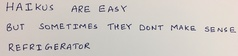
#> input picture HW5/HW5/images/03_haiku.jpg, 238 x 56 px, shrunk from 3753 x 880 before the run, given in place of cv_desk.png, which was not available
$ python HarryPotterize.py
#> lines starting #> are read from the running program, lines starting #| are printed output that depends on the picture; pictures that were not available may be replaced by others from this repository, and a replacement may not be noted
### HW2/python/matchPics.py
import numpy as np
import cv2
import skimage.color
from helper import briefMatch
from helper import computeBrief
from helper import corner_detection

def matchPics(I1, I2, opts):
	#I1, I2 : Images to match
	#opts: input opts
	ratio = opts.ratio  #'ratio for BRIEF feature descriptor'
	sigma = opts.sigma  #'threshold for corner detection using FAST feature detector'

	#Convert Images to GrayScale
	#https://docs.opencv.org/3.4/de/d25/imgproc_color_conversions.html
	I1 = cv2.cvtColor(I1, cv2.COLOR_BGR2GRAY)
	I2 = cv2.cvtColor(I2, cv2.COLOR_BGR2GRAY)

	#Detect Features in Both Images
	features_1 = corner_detection(I1, opts.sigma)
	features_2 = corner_detection(I2, opts.sigma)

	#Obtain descriptors for the computed feature locations
	descrip_1, locs1 = computeBrief(I1, features_1)
	descrip_2, locs2 = computeBrief(I2, features_2)

	#Match features using the descriptors
	matches = briefMatch(descrip_1, descrip_2, opts.ratio)

	return matches, locs1, locs2

### HW2/python/helper.py
import numpy as np
import cv2
import scipy.io as sio
from matplotlib import pyplot as plt
import skimage.feature

PATCHWIDTH = 9

def briefMatch(desc1,desc2,ratio):

	matches = skimage.feature.match_descriptors(desc1,desc2,'hamming',cross_check=True,max_ratio=ratio)
	return matches


# [8 lines left out: function plotMatches, not called in this run]


def makeTestPattern(patchWidth, nbits):
	np.random.seed(0)
	compareX = patchWidth*patchWidth * np.random.random((nbits,1))
	compareX = np.floor(compareX).astype(int)
	np.random.seed(1)
	compareY = patchWidth*patchWidth * np.random.random((nbits,1))
	compareY = np.floor(compareY).astype(int)

	return (compareX, compareY)


def computePixel(img, idx1, idx2, width, center):
	halfWidth = width // 2
	col1 = idx1 % width - halfWidth
	row1 = idx1 // width - halfWidth
	col2 = idx2 % width - halfWidth
	row2 = idx2 // width - halfWidth
	return 1 if img[int(center[0]+row1)][int(center[1]+col1)] < img[int(center[0]+row2)][int(center[1]+col2)] else 0


def computeBrief(img, locs):


	patchWidth = 9
	nbits = 256
	compareX, compareY = makeTestPattern(patchWidth,nbits)
	m, n = img.shape

	halfWidth = patchWidth//2

	locs = np.array(list(filter(lambda x: halfWidth <= x[0] < m-halfWidth and halfWidth <= x[1] < n-halfWidth, locs)))
	desc = np.array([list(map(lambda x: computePixel(img, x[0], x[1], patchWidth, c), zip(compareX, compareY))) for c in locs])

	return desc, locs


def corner_detection(img, sigma):
	# fast method
	result_img = skimage.feature.corner_fast(img, n=PATCHWIDTH, threshold=sigma)
	locs = skimage.feature.corner_peaks(result_img, min_distance=1)
	return locs

### HW2/python/planarH.py
import numpy as np
import cv2

# [58 lines left out: functions computeH, computeH_norm, not called in this run]

def computeH_ransac(locs1, locs2, opts):
	#Q2.2.3
	#Compute the best fitting homography given a list of matching points
	max_iters = opts.max_iters  # the number of iterations to run RANSAC for
	inlier_tol = opts.inlier_tol # the tolerance value for considering a point to be an inlier

	locs1_homogeneous = np.hstack((locs1[:, [1,0]], np.ones((locs1[:, [1,0]].shape[0], 1))))
	locs2_homogeneous = np.hstack((locs2[:, [1,0]], np.ones((locs2[:, [1,0]].shape[0], 1))))

	inlier_count = 0
	for i in range(opts.max_iters):
		#Get Random 4 Point Pairs
		np.random.seed(seed = None)
		random_points = np.random.choice(locs1[:, [1,0]].shape[0], 4, True)
		locs1_sample = locs1[:, [1,0]][random_points, :]
		locs2_sample = locs2[:, [1,0]] [random_points, :]

		#Compute Homography
		H = computeH_norm(locs1_sample, locs2_sample)

		#Transform with Homography
		locs2_trans = H @ locs2_homogeneous.T
		locs2_trans /= locs2_trans[2, :]
		locs2_trans = locs2_trans.T

		#Inliers Calculation
		error_calc = np.linalg.norm(locs1_homogeneous - locs2_trans, axis=1)
		inliers = np.sum(error_calc < opts.inlier_tol)

		#Select best fits
		if inlier_count <= inliers:
			inlier_count = inliers
			bestH2to1 = H

	return bestH2to1, inliers

# [21 lines left out: function compositeH, not called in this run]


### HW2/python/opts.py
'''
Hyperparameters wrapped in argparse
This file contains most of tuanable parameters for this homework


You can change the values by changing their default fields or by command-line
arguments. For example, "python q2_1_4.py --sigma 0.15 --ratio 0.7"
'''

import argparse

def get_opts():
    parser = argparse.ArgumentParser(description='16-720 HW2: Homography')

    ## Feature detection (requires tuning)
    parser.add_argument('--sigma', type=float, default=0.15,
                        help='threshold for corner detection using FAST feature detector')
    parser.add_argument('--ratio', type=float, default=0.7,
                        help='ratio for BRIEF feature descriptor')

    ## Ransac (requires tuning)
    parser.add_argument('--max_iters', type=int, default=500,
                        help='the number of iterations to run RANSAC for')
    parser.add_argument('--inlier_tol', type=float, default=2.0,
                        help='the tolerance value for considering a point to be an inlier')

    ## Additional options (add your own hyperparameters here)

    ##
    opts = parser.parse_args()

    return opts

### HW2/python/HarryPotterize.py
import numpy as np
import cv2
import skimage.io
import skimage.color
from opts import get_opts

#Import necessary functions
import matplotlib.pyplot as plt
from matchPics import matchPics
from planarH import computeH_ransac
from planarH import compositeH

#Write script for Q2.2.4
opts = get_opts()

#Reads Cover, Desk, and Harry Potter Cover
cv_desk = cv2.imread('../data/cv_desk.png')
#> cv_desk is the input picture: shape (56, 238, 3); mean B, G, R 196.8, 201.2, 206.8
cv_cover = cv2.imread('../data/cv_cover.jpg')
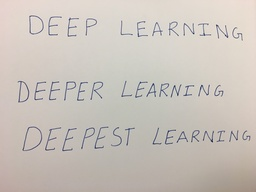
#> input picture HW5/HW5/images/04_deep.jpg, 256 x 192 px, shrunk from 4032 x 3024 before the run, given in place of cv_cover.jpg, which was not available
#> cv_cover is the input picture: shape (192, 256, 3); mean B, G, R 187.6, 194.6, 201.5
hp_cover = cv2.imread('../data/hp_cover.jpg')

#Compute Homography
matches, locs1, locs2 = matchPics(cv_desk, cv_cover, opts)
#> in corner_detection, `result_img = skimage.feature.corner_fast(img, n=PATCHWIDTH, threshold=..`:
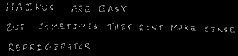
#> result_img: shape (56, 238) float64; min 0, max 10.55, mean 0.22; drawn with min black and max white
#> in corner_detection, `locs = skimage.feature.corner_peaks(result_img, min_distance=1)`: locs = 177 pairs, first value 3 to 50, second value 6 to 234
#> in matchPics, `features_1 = corner_detection(I1, opts.sigma)`: features_1 has the same summary as locs in corner_detection
#> call 2 of corner_detection, with sigma = 0.15
#> in corner_detection (call 2), `result_img = skimage.feature.corner_fast(img, n=PATCHWIDTH, threshold=..`:
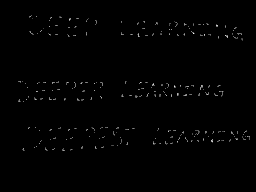
#> result_img: shape (192, 256) float64; min 0, max 10.11, mean 0.0674; drawn with min black and max white
#> in corner_detection (call 2), `locs = skimage.feature.corner_peaks(result_img, min_distance=1)`: locs = 260 pairs, first value 16 to 150, second value 19 to 249
#> in matchPics, `features_2 = corner_detection(I2, opts.sigma)`: features_2 has the same summary as locs in corner_detection
#> in computeBrief, `locs = np.array(list(filter(lambda x: halfWidth <= x[0] < m-halfWidth ..`: locs = 172 pairs, first value 4 to 50, second value 6 to 230
#> in matchPics, `descrip_1, locs1 = computeBrief(I1, features_1)`: locs1 has the same summary as locs in computeBrief
#> in matchPics, `descrip_2, locs2 = computeBrief(I2, features_2)`: locs2 = 260 pairs, first value 16 to 150, second value 19 to 249
#> in briefMatch, `matches = skimage.feature.match_descriptors(desc1,desc2,'hamming',cros..`: matches = empty array
#> matches = empty array; locs1 has the same summary as locs in computeBrief
best_H2to1, inliers = computeH_ransac(locs2[matches[:,1]], locs1[matches[:,0]], opts)
#> after the loop in computeH_ransac, `for i in range(opts.max_iters):`: inlier_count = 0
#> (the run stopped early here; a loop or call above may not have finished)
